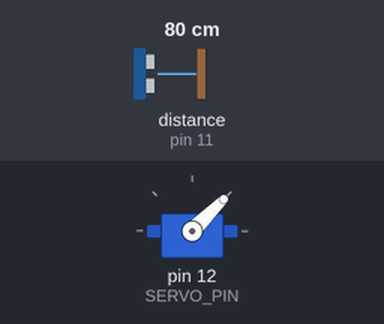
A sketch run on a simulated Arduino Uno, built with avr-gcc and run on an emulated ATmega328P. Shown: servo. Wiring (inferred from the names in the program): ultrasonic range finder: trigger pin 10; echo pin 11; servo: signal pin 12. The test bench sets the inputs (shaded band); at power-on: distance to the obstacle (sensor on pin 11) 80 cm. The echo pulse lasts 58.3 µs per cm; servo pulses on a pin are drawn as a servo (544–2400 µs = 0–180°); what the sketch prints to the serial monitor is not drawn.

Above: at 1.2 s.
1.3 s: distance to the obstacle (sensor on pin 11) set to 2 cm
At 4.04 s:
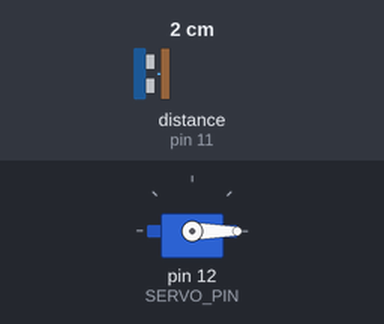
4.3 s: distance to the obstacle (sensor on pin 11) set to 60 cm
At 5.89 s:
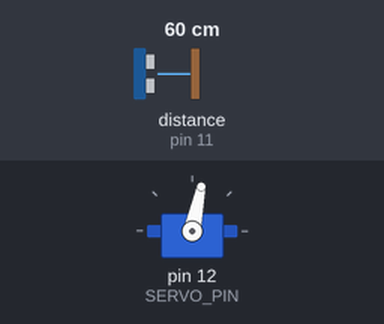
Timing chart, 0 to 13.3 s (numbered marks = the images above; inputs shaded):
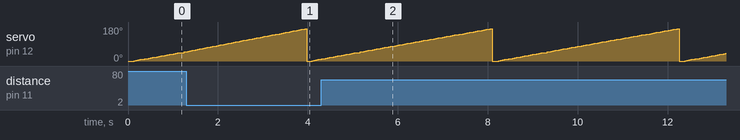

The sketch:

radar_firmware.ino
```cpp
// Define hardware hardware connection pins (Standard C Constants)
#define TRIG_PIN 10
#define ECHO_PIN 11
#define SERVO_PIN 12

void setup() {
    // Set pin modes using native C configurations
    pinMode(TRIG_PIN, OUTPUT);
    pinMode(ECHO_PIN, INPUT);
    pinMode(SERVO_PIN, OUTPUT);

    // Open a serial communication port line at 9600 baud rate
    Serial.begin(9600);
}

// Custom C helper function to calculate object distance
long calculateDistance() {
    digitalWrite(TRIG_PIN, LOW);
    delayMicroseconds(2);
    digitalWrite(TRIG_PIN, HIGH);
    delayMicroseconds(10);
    digitalWrite(TRIG_PIN, LOW);

    long duration = pulseIn(ECHO_PIN, HIGH);
    long distance = duration * 0.034 / 2; // Physics math logic conversion
    return distance;
}

void loop() {
    int angle;
    long distance;

    // Standard C 'for' loop to sweep servo right (0 to 180 degrees)
    for(angle = 0; angle <= 180; angle += 2) {
        // Generate a standard pulse width modulation (PWM) signal manually
        digitalWrite(SERVO_PIN, HIGH);
        delayMicroseconds(500 + (angle * 10));
        digitalWrite(SERVO_PIN, LOW);

        distance = calculateDistance();

        // Print the metrics to the data stream line
        Serial.print(angle);
        Serial.print(",");
        Serial.print(distance);
        Serial.print(".");
        delay(40);
    }
}
```

Measured:
- by itself, servo on pin 12 (SERVO_PIN): ramps from 0° to 171° and jumps back, once every 4.2 s
